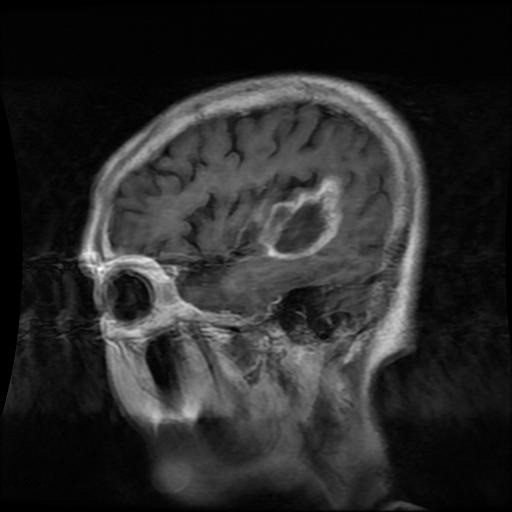
#> input picture data/raw/glioma/Tr-gl_0024.jpg, 512 x 512 px; its folder holds 3 pictures in this run; the run also reads 1 picture not shown here
$ jupyter execute --allow-errors 01_data_exploration.ipynb
#> lines starting #> are read from the running program, lines starting #| are printed output that depends on the picture; pictures that were not available may be replaced by others from this repository, and a replacement may not be noted
<h1 style="text-align:center">MRI-Based Brain Tumor Classification
Using Transfer Learning with Explainable
AI and Automated Diagnostic Reporting</h1>

## Setup and Imports

[cell 1]
import os
import random
import numpy as np
import pandas as pd
from pathlib import Path
from PIL import Image

import matplotlib.pyplot as plt
import seaborn as sns

## Reproducibility (Random Seed)

[cell 2]
SEED = 42

random.seed(SEED)
np.random.seed(SEED)

## Project & Dataset Path

[cell 3]
PROJECT_ROOT = Path().resolve().parent

DATASET_PATH = PROJECT_ROOT / "data" / "raw"

classes = [
    "glioma",
    "meningioma",
    "pituitary",
    "no_tumor"
]

print("Project Root:", PROJECT_ROOT)
print("Dataset Path:", DATASET_PATH)

## Build Dataset Manifest

[cell 4]
import os
import pandas as pd
from pathlib import Path

PROJECT_ROOT = Path().resolve().parent
DATASET_PATH = PROJECT_ROOT / "data" / "raw"

classes = ["glioma", "meningioma", "pituitary", "no_tumor"]

data = []

for label in classes:
    folder = DATASET_PATH / label

    for img_name in os.listdir(folder):
        img_path = folder / img_name
        data.append([str(img_path), label])
#> pass 2 of the loop `for label in classes:`:

df = pd.DataFrame(data, columns=["image_path", "label"])

print(df.head())
print("\nClass Distribution:")
print(df["label"].value_counts())

## Save Dataset Manifest

[cell 5]
manifest_path = PROJECT_ROOT / "data" / "dataset_manifest.csv"

df.to_csv(manifest_path, index=False)

print("Manifest Saved:", manifest_path)

## Class Distribution Visualization

[cell 6]
class_colors = {
    "glioma": "red",
    "meningioma": "blue",
    "pituitary": "green",
    "no_tumor": "gray"
}

counts = df["label"].value_counts()

plt.figure(figsize=(10,5))

plt.bar(
    counts.index,
    counts.values,
    color=[class_colors[x] for x in counts.index]
)

plt.title("Brain MRI Tumor Class Distribution")

plt.xlabel("Tumor Type")
plt.ylabel("Number of MRI Images")

plt.xticks(rotation=0)

plt.show()
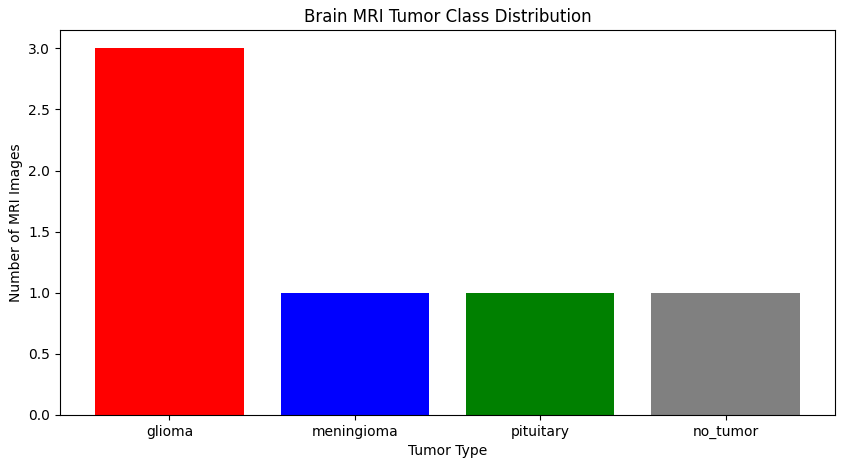
#> figure drawn by matplotlib, 1 panel; tallest bar 3 high, from x = -0.4 to 0.4

## Random MRI Sample Visualization

[cell 7]
plt.figure(figsize=(15,8))

for i, cls in enumerate(classes):

    class_images = df[df["label"] == cls]["image_path"].values
    img_path = random.choice(class_images)
    img = Image.open(img_path)
#> img is the input picture: PIL image 512x512 RGB; min 0, max 255, mean 41.6
    plt.subplot(2,2,i+1)
    plt.imshow(img, cmap="gray")
    plt.title(f"{cls.replace('_', ' ').title()}")

    plt.axis("off")
#> pass 2 of the loop `for i, cls in enumerate(classes):`:
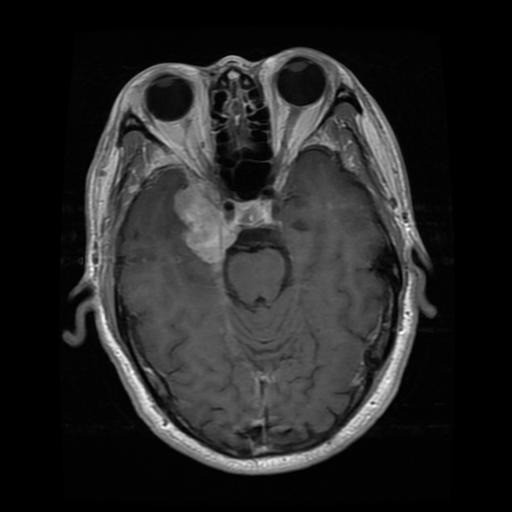
#> input picture data/raw/meningioma/Tr-meTr_0004.jpg, 512 x 512 px
#> img is the input picture: PIL image 512x512 RGB; min 0, max 255, mean 37.1

plt.tight_layout()
plt.show()
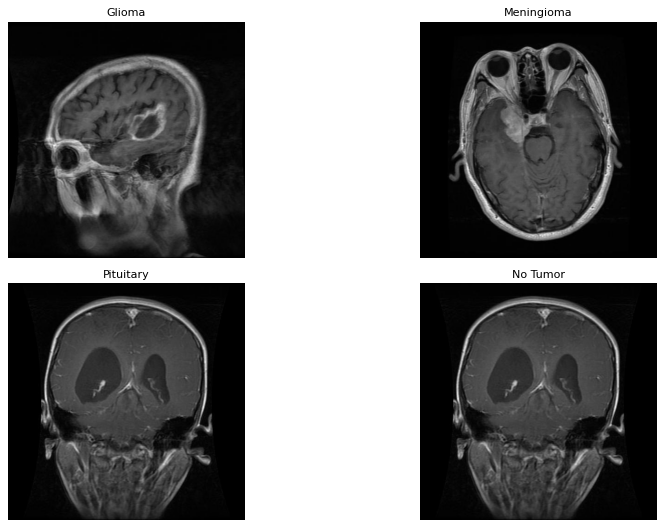
#> figure drawn by matplotlib, 4 panels
#> pass 2 of the loop `for i, cls in enumerate(classes):`:

## Multiple MRI Samples Per Class

[cell 8]
fig, axes = plt.subplots(len(classes), 3, figsize=(12,12))

#> (the rest of this cell did not finish here and is left out)

## Corrupted Image Detection

[cell 9]
corrupted = []

for path in df["image_path"]:

    try:
        img = Image.open(path)
        img.verify()

    except:
        corrupted.append(path)
#> pass 2 of the loop `for path in df["image_path"]:`:
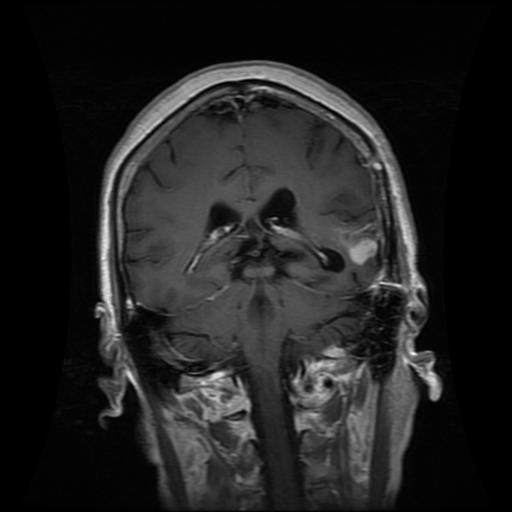
#> input picture data/raw/glioma/Tr-gl_0016.jpg, 512 x 512 px
#> img is the input picture: PIL image 512x512 RGB; min 0, max 255, mean 33.6

print("Corrupted Images:", len(corrupted))

[cell 10]
df_clean = df[
    ~df["image_path"].isin(corrupted)
].reset_index(drop=True)

print("Original Dataset Size:", len(df))
print("Cleaned Dataset Size:", len(df_clean))

df = df_clean

[cell 11]
corrupt_df = pd.DataFrame(corrupted, columns=["corrupted_image_path"])
#> (the rest of this cell did not finish here and is left out)

## Save Corrupted Image Report

[cell 12]
corrupt_df = pd.DataFrame(
    corrupted,
    columns=["corrupted_image_path"]
)

#> (the rest of this cell did not finish here and is left out)

## Duplicate Image Detection

[cell 13]
hashes = {}

duplicates = []

for path in df["image_path"]:

    with open(path, "rb") as f:
        filehash = hashlib.md5(f.read()).hexdigest()

    if filehash in hashes:
        duplicates.append(path)
    else:
        hashes[filehash] = path

print("Duplicate Images:", len(duplicates))
